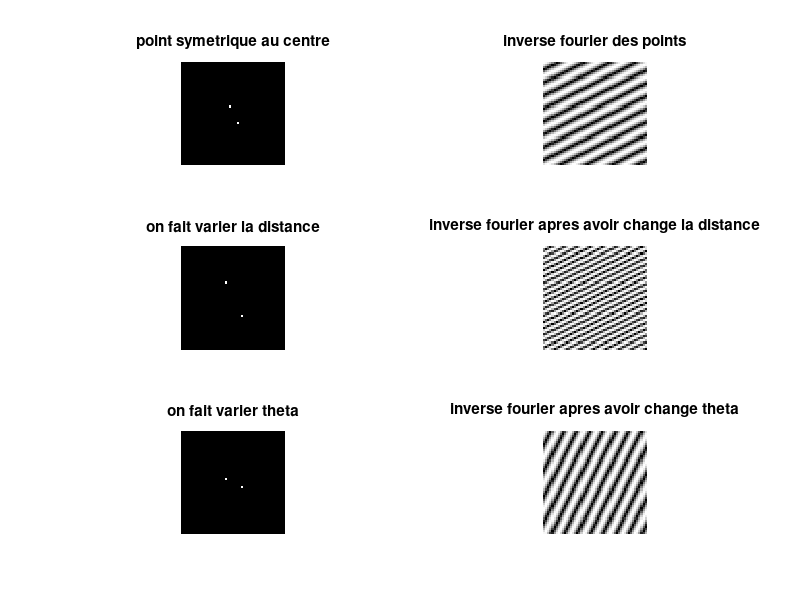
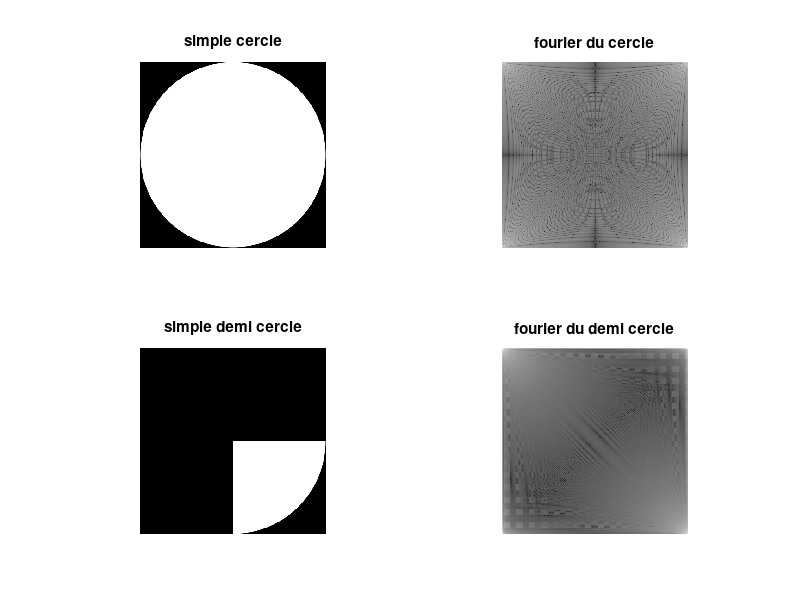

These charts were generated, in order, by the following MATLAB code: (Note: this script raises an error after producing the figures.)
pkg load image

%{
Générez une image comportant un couple de pixels blancs sur un fond noir. Ces points seront placés
symétriquement par rapport au centre (à une distance d du centre et avec une orientation téta).

Considérez cette image comme un spectre et calculez la transformée de Fourier inverse. Afficher le résultat
et commentez.

Modifiez la position du couple de pixels en faisant varier d et téta. Interprétez le résultat.
%}

%%%%%%%%%%%%%%%%%%% partie 1 %%%%%%%%%%%%%%%%%%%%%


x_t = 50;
x_c = x_t /2 +1;
x_g = 4;
y_g = 2;

point = zeros(x_t,x_t);
point(x_c -x_g,x_c - y_g) = 255;
point(x_c +x_g,x_c + y_g) = 255;
f_point = log(1 + 0.1*abs(ifft2(point )));



# en changeant la distance de la position des points on change aussi  la periode des sinusoide
point_var_dist = zeros(x_t,x_t);
point_var_dist(x_c -x_g*2,x_c - y_g*2) = 255;
point_var_dist(x_c +x_g*2,x_c + y_g*2) = 255;
f_point_var_dist = log(1+0.1*abs(ifft2(point_var_dist )));


# en changeant l'angle de la position des points on change aussi l'angle qu'ont nos sinusoide
point_var_theta = zeros(x_t,x_t);
point_var_theta(x_c -y_g,x_c - x_g) = 255;
point_var_theta(x_c +y_g ,x_c + x_g) = 255;
f_point_var_theta = log(1 + 0.1*abs(ifft2(point_var_theta )));



figure(1);
#point
subplot(3,2,1);
imshow(point,[]);
title('point symetrique au centre');
subplot(3,2,2);
imshow(f_point,[]);
title('inverse fourier des points');
subplot(3,2,3);
imshow(point_var_dist,[]);
title('on fait varier la distance');
subplot(3,2,4);
imshow(f_point_var_dist,[]);
title('inverse fourier apres avoir change la distance');
subplot(3,2,5);
imshow(point_var_theta,[]);
title('on fait varier theta');
subplot(3,2,6);
imshow(f_point_var_theta,[]);
title('inverse fourier apres avoir change theta');

waitforbuttonpress;

%%%%%%%%%%%%%%%%%%% partie 2 %%%%%%%%%%%%%%%%%%%%%
%{
Etudiez la transformée inverse d’autres images contenant des formes simples géométriques : cercle,
secteur angulaire, etc. Justifiez.
%}

#cercle
circle = fspecial('disk',200); # h = cercle
f_circle = log(abs(ifft2(circle )));
demi_circle = circle; #h2 = quart de cercle
p = length(circle) / 2;
demi_circle(1:p,:) = 0;
demi_circle(:,1:p) = 0;
f_demi_circle = log(abs(ifft2(demi_circle )));


#cerle
figure(2);
subplot(2,2,1);
imshow(circle,[]);
title('simple cercle');
subplot(2,2,2);
imshow(f_circle,[]);
title('fourier du cercle');
figure(2);
subplot(2,2,3);
imshow(demi_circle,[]);
title('simple demi cercle');
subplot(2,2,4);
imshow(f_demi_circle,[]);
title('fourier du demi cercle');


waitforbuttonpress;
%%%%%%%%%%%%%%%%%%% partie 3 %%%%%%%%%%%%%%%%%%%%%

%Calculez le module et la phase de la transformée de Fourier d’une image.



#fourier image
im_classique=imread('lena.pgm');

im_180 = im_classique(end:-1 : 1, end:-1 : 1);


fourier = fft2(im_classique);
module = abs(fourier);
phase = arg(fourier);


figure(3);
subplot(2,2,1);
imshow(im_classique,[ ]);
title('fourier de mon image');
subplot(2,2,2);
imshow(log(1+0.1*abs(fourier )),[ ])
title('fourier de mon image');
subplot(2,2,3);
imshow(log(1+0.1*abs(module )),[])
title('module de mon image');
subplot(2,2,4);
imshow(phase, [] )
title('phase de mon image');

waitforbuttonpress;


%2

%Modifiez la phase pour la rendre aléatoire. Calculez la transformée inverse et commentez.


argument2 = ones(512,512) * 255;
mat_aleatoire = argument2 .* rand(512,512);


image = module .* exp(sqrt(-1) * phase);
image_inverse = ifft2(image);
image1 = module .* exp(sqrt(-1) * mat_aleatoire);
image_inverse1 = ifft2(image1);
image2 = mat_aleatoire .* exp(sqrt(-1) * phase);
image_inverse2 = ifft2(image2);


figure(4);
subplot(2,2,1);
imshow(mat_aleatoire,[ ]);
title('matrice aleatoire');
subplot(2,2,2);
imshow(image_inverse1,[ ])
title('phase aleatoire');
subplot(2,2,3);
imshow(image_inverse2,[])
title('module aleatoire');
subplot(2,2,4);
imshow(image_inverse, [] )
title('image origine');

waitforbuttonpress;

%3

%Essayez ensuite avec une phase constante puis un module constant. Commentez.
mat_simple = ones(512,512)*127;


image = module .* exp(sqrt(-1) * phase);
image_inverse = ifft2(image);
image1 = module .* exp(sqrt(-1) * mat_simple);
image_inverse1 = ifft2(image1);
image2 = mat_simple .* exp(sqrt(-1) * phase);
image_inverse2 = ifft2(image2);


figure(5);
subplot(2,2,1);
imshow(log(1+0.1*abs(mat_simple )),[ ]);
title('matrice constante');
subplot(2,2,2);
imshow(image_inverse1,[ ])
title('phase constante');
subplot(2,2,3);
imshow(image_inverse2,[])
title('module constant');
subplot(2,2,4);
imshow(image_inverse, [] )
title('image de base');

waitforbuttonpress;

%4

%Prenez deux images dont vous échangez la phase de la transformée de Fourier. Commentez. 


grue=imread('grue.gif');

fourier_grue = fft2(grue);

module_grue = abs(fourier_grue);
argument_grue = arg(fourier_grue);


image = module .* exp(sqrt(-1) * argument_grue);
image_inverse = ifft2(image);
image1 = module_grue .* exp(sqrt(-1) * phase);
image_inverse1 = ifft2(image1);



phase = cos(phase) + sqrt(-1) * (sin(angle(fourier)));

affichage_module = log(1+0.1*fftshift(module));
affichage_phase = log(1+0.1*fftshift(phase));




figure(6);
subplot(2,2,1);
imshow(abs(image_inverse),[ ]);
title('module lena + phase grue');
subplot(2,2,2);
imshow(abs(image_inverse1),[ ])
title('module grue + phase lena');
subplot(2,2,3);
imshow(grue,[])
title('grue');
subplot(2,2,4);
imshow(im_classique, [] )
title('lena');

